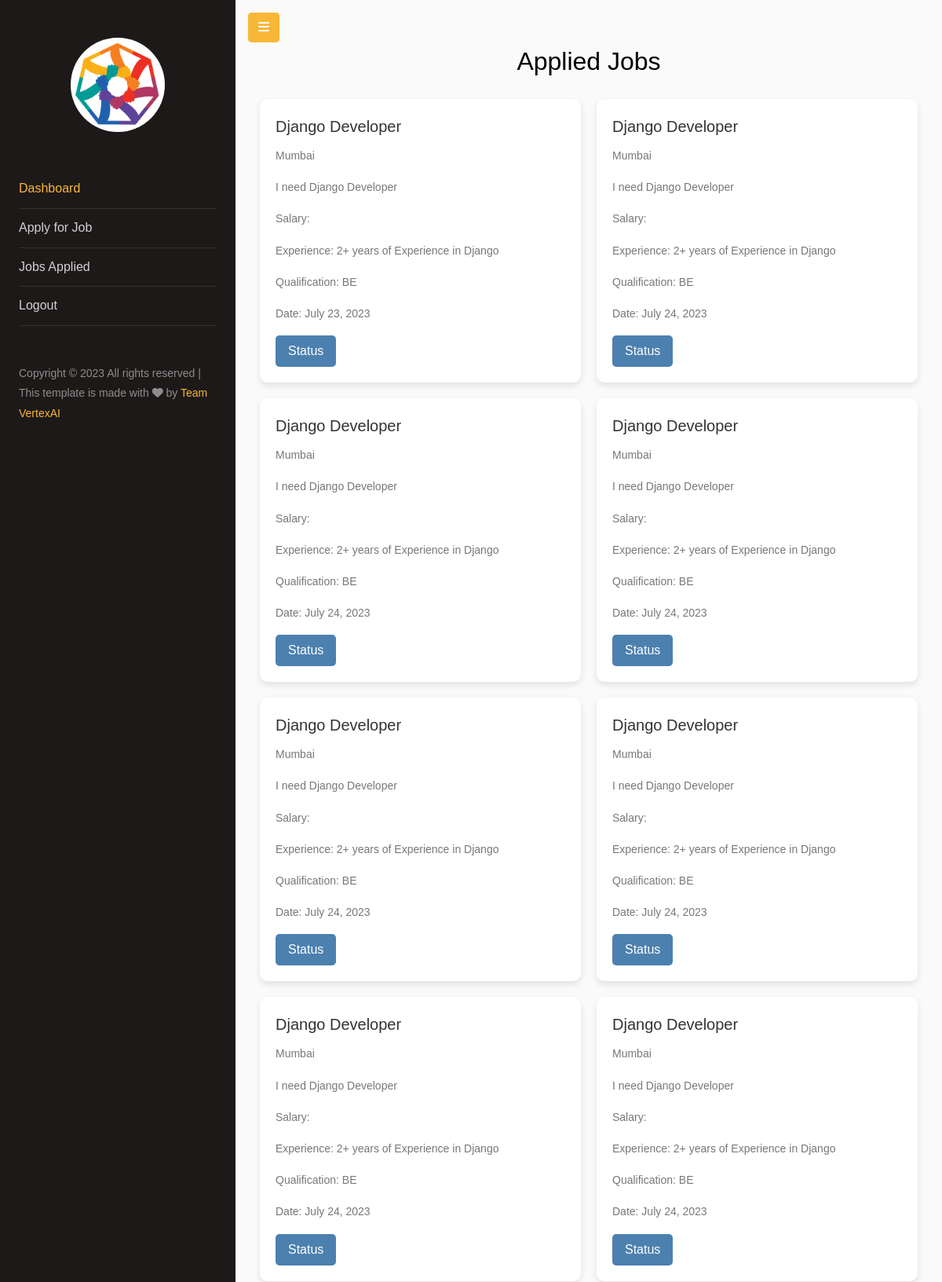
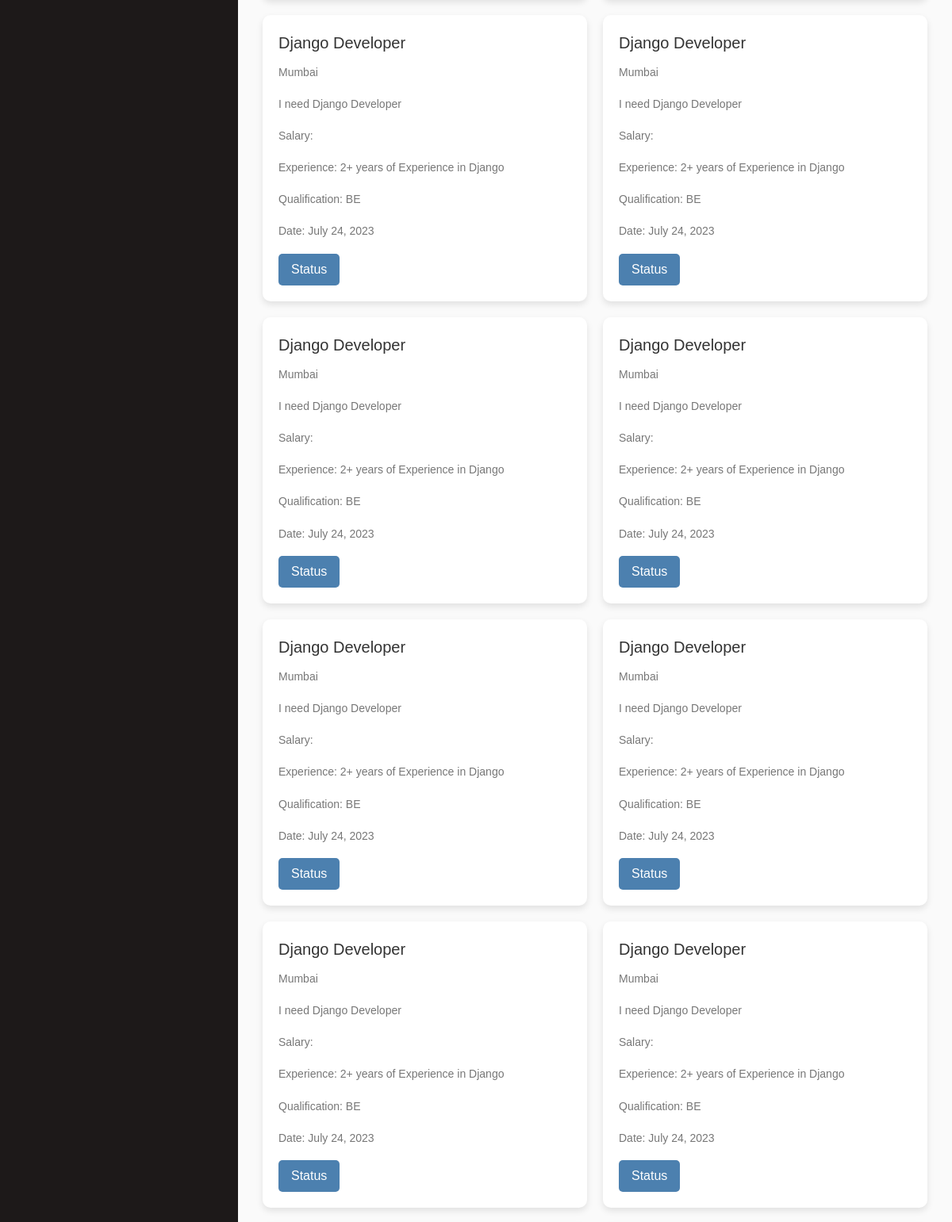
The page /jobs_applied/ (signed in, upper part) on the database its author committed (2 pictures, top to bottom).
### account/models.py (models this page shows, shortened)
class JobApplication(models.Model):
    job = models.ForeignKey(JobPost, on_delete=models.CASCADE)
    applicant = models.ForeignKey(CustomUser, on_delete=models.CASCADE)
    resume = models.FileField(upload_to="resumes")
    application_status = models.CharField(
        max_length=250,
        null=True,
        choices=(
            ("Applied", "Applied"),
            ("Rejected", "Rejected"),
            ("Interview Stage", "Interview Stage"),
            ("Job Offered", "Job Offered"),
        ),
        default="Applied",
    )
    communication_log = models.CharField(max_length=250, null=True)
    hiring_decision = models.CharField(
        max_length=250,
        null=True,
        choices=(("Hired", "Hired"), ("Rejected", "Rejected"), ("Pending", "Pending")),
        default="Pending"
    )
    application_date = models.DateField(auto_now_add=True)
    employee_info = models.OneToOneField(Employee_Info , on_delete=models.CASCADE)

class JobPost(models.Model):
    job_title = models.CharField(max_length=250, null=False)
    job_description = models.TextField(max_length=250, null=False)
    job_location = models.CharField(max_length=250, null=False)
    job_experience = models.CharField(max_length=250, null=False)
    job_qualification = models.CharField(max_length=250, null=False)
    job_posted_by = models.ForeignKey(CustomUser, on_delete=models.CASCADE)
    job_salary_range = models.CharField(max_length=250, null=False)
    flexible_work_arrangements = models.BooleanField(default=False)
    company_id = models.ForeignKey(Company, on_delete=models.CASCADE)
    company_information = models.TextField(max_length=250, null=False)
    job_posted_on = models.DateField(auto_now_add=True)
    job_type = models.CharField(max_length=250, null=False)
    job_security_information = models.CharField(
        max_length=250, choices=job_security_information_choices, null=False , default="Stable"
    )
    job_data = models.JSONField(null=True)

### account/views.py (the view)
# urls.py: path("jobs_applied/", views.jobs_applied , name="jobs_applied"),
@login_required(login_url='login')
def jobs_applied(request):
    job_list = JobApplication.objects.select_related("job" , "applicant").filter(applicant=request.user)
    context = {
        "job_list" : job_list
    }
    return render(request , "account/employee/jobs_applied.html" , context = context)

### account/templates/account/employee/jobs_applied.html (shortened to what this page needs)
{% extends 'base.html' %}
{% block content %}
<div class="container">
    <div class="row">
        <div class="col-md-12">
            <h2 class="text-center mb-4">Applied Jobs</h2>
            <div class="job-list">
                {% for job in job_list %}
                <div class="job-card">
                    <h3>{{ job.job.job_title }}</h3>
                    <p>{{ job.job.job_location }}</p>
                    <p>{{ job.job.job_description }}</p>
                    <p>Salary: {{ job.job.job_salary }}</p>
                    <p>Experience: {{ job.job.job_experience }}</p>
                    <p>Qualification: {{ job.job.job_qualification }}</p>
                    <p>Date: {{ job.application_date }}</p>
                    <button class="btn btn-primary">Status</button>
                </div>
                {% endfor %}
            </div>
        </div>
    </div>
</div>
{% endblock content %}

### account/templates/account/employee/jobs_applied.html (style rules this page uses)
.job-list { display: grid; grid-template-columns: repeat(auto-fit, minmax(300px, 1fr)); gap: 20px; }
.job-card { background-color: #fff; border-radius: 10px; box-shadow: 0 4px 8px rgba(0, 0, 0, 0.1); padding: 20px; transition: box-shadow 0.3s ease; }
.job-card h3 { color: #333; font-size: 20px; margin-bottom: 10px; }
.job-card p { color: #777; margin-bottom: 15px; }
.job-card .btn { background-color: #4c80af; color: #fff; border: none; padding: 8px 16px; border-radius: 5px; cursor: pointer; transition: background-color 0.3s ease; }

### rows shown on the page
JobApplication: job.job_title "Django Developer", job.job_location "Mumbai", job.job_description "I need Django Developer", job.job_experience "2+ years of Experience in Django", job.job_qualification "BE", application_date "July 23, 2023"
JobApplication: job.job_title "Django Developer", job.job_location "Mumbai", job.job_description "I need Django Developer", job.job_experience "2+ years of Experience in Django", job.job_qualification "BE", application_date "July 24, 2023"
JobApplication: job.job_title "Django Developer", job.job_location "Mumbai", job.job_description "I need Django Developer", job.job_experience "2+ years of Experience in Django", job.job_qualification "BE", application_date "July 24, 2023"
JobApplication: job.job_title "Django Developer", job.job_location "Mumbai", job.job_description "I need Django Developer", job.job_experience "2+ years of Experience in Django", job.job_qualification "BE", application_date "July 24, 2023"
JobApplication: job.job_title "Django Developer", job.job_location "Mumbai", job.job_description "I need Django Developer", job.job_experience "2+ years of Experience in Django", job.job_qualification "BE", application_date "July 24, 2023"
JobApplication: job.job_title "Django Developer", job.job_location "Mumbai", job.job_description "I need Django Developer", job.job_experience "2+ years of Experience in Django", job.job_qualification "BE", application_date "July 24, 2023"
JobApplication: job.job_title "Django Developer", job.job_location "Mumbai", job.job_description "I need Django Developer", job.job_experience "2+ years of Experience in Django", job.job_qualification "BE", application_date "July 24, 2023"
JobApplication: job.job_title "Django Developer", job.job_location "Mumbai", job.job_description "I need Django Developer", job.job_experience "2+ years of Experience in Django", job.job_qualification "BE", application_date "July 24, 2023"
JobApplication: job.job_title "Django Developer", job.job_location "Mumbai", job.job_description "I need Django Developer", job.job_experience "2+ years of Experience in Django", job.job_qualification "BE", application_date "July 24, 2023"
JobApplication: job.job_title "Django Developer", job.job_location "Mumbai", job.job_description "I need Django Developer", job.job_experience "2+ years of Experience in Django", job.job_qualification "BE", application_date "July 24, 2023"
JobApplication: job.job_title "Django Developer", job.job_location "Mumbai", job.job_description "I need Django Developer", job.job_experience "2+ years of Experience in Django", job.job_qualification "BE", application_date "July 24, 2023"
JobApplication: job.job_title "Django Developer", job.job_location "Mumbai", job.job_description "I need Django Developer", job.job_experience "2+ years of Experience in Django", job.job_qualification "BE", application_date "July 24, 2023"
JobApplication: job.job_title "Django Developer", job.job_location "Mumbai", job.job_description "I need Django Developer", job.job_experience "2+ years of Experience in Django", job.job_qualification "BE", application_date "July 24, 2023"
JobApplication: job.job_title "Django Developer", job.job_location "Mumbai", job.job_description "I need Django Developer", job.job_experience "2+ years of Experience in Django", job.job_qualification "BE", application_date "July 24, 2023"
JobApplication: job.job_title "Django Developer", job.job_location "Mumbai", job.job_description "I need Django Developer", job.job_experience "2+ years of Experience in Django", job.job_qualification "BE", application_date "July 24, 2023"
JobApplication: job.job_title "Django Developer", job.job_location "Mumbai", job.job_description "I need Django Developer", job.job_experience "2+ years of Experience in Django", job.job_qualification "BE", application_date "July 24, 2023"
